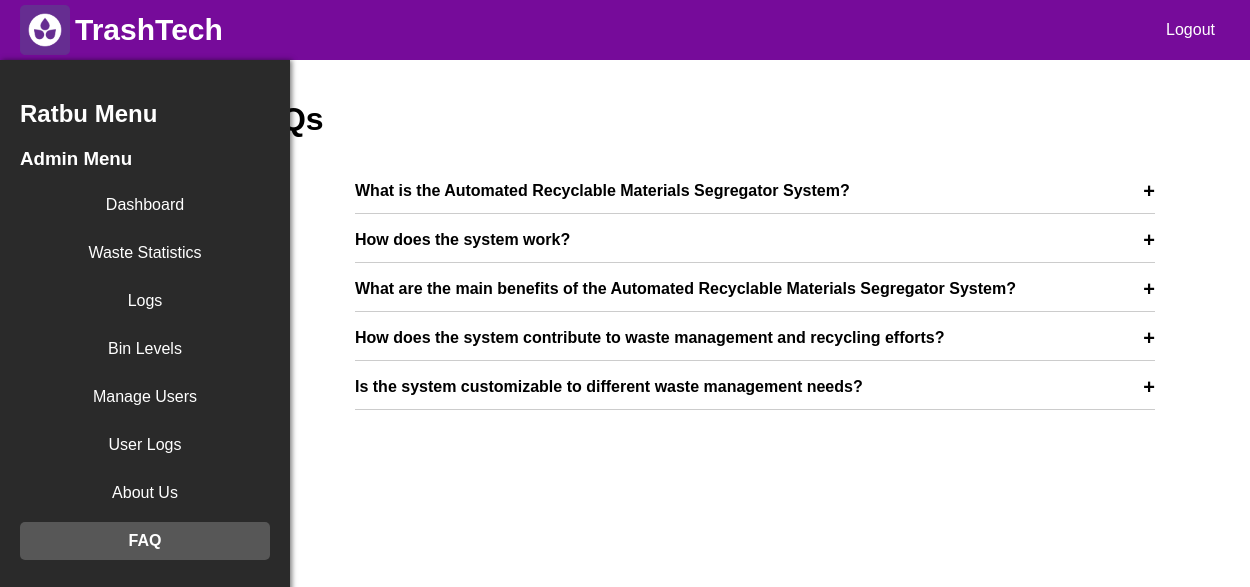
Page /faq.php (signed in) on the committed database.
### tables this page shows
CREATE TABLE `faqs` (
  `id` int(11) NOT NULL,
  `question` text DEFAULT NULL,
  `answer` text DEFAULT NULL
);

### faq.php (the view, shortened to what this page needs)
<?php
include 'db_connection.php';
$sql = "SELECT * FROM faqs";
$result = $conn->query($sql);
$page_content = '
    <h1>FAQs</h1>
    <div class="faq-container">';
if ($result->num_rows > 0) {
    while ($row = $result->fetch_assoc()) {
        $page_content .= '
            <div class="faq-item">
                <div class="faq-question">
                    <strong>' . $row['question'] . '</strong>
                    <span class="faq-toggle">+</span>
                </div>
                <div class="faq-answer">' . $row['answer'] . '</div>
            </div>';
    }
} else {
    $page_content .= '<p>No FAQs found.</p>';
}
$page_content .= '
    </div>';
include 'template.php';
?>
<link rel="stylesheet" href="faq.css">

### template.php (shortened to what this page needs)
<!DOCTYPE html>
<html>
<head>
</head>
<body>
    <div id="header">
        <div class="logo-space">
            <img src="images/logo-3.png" alt="Company Logo">
        </div>
        <div class="brand-name">TrashTech</div>
        <a href="logout.php" class="logout-button">Logout</a>
    </div>
    <?php include 'sidebar.php'; ?>
    <div id="content">
        <?php echo $page_content; ?>
    </div>
</body>
</html>

### sidebar.php (shortened to what this page needs)
<?php
$current_page = basename($_SERVER['PHP_SELF']);
?>
<div id="sidebar">
    <h2><?php echo htmlspecialchars($_SESSION['company_name']); ?> Menu</h2>
    <?php if ($_SESSION['role'] == 'admin'): ?>
        <h3>Admin Menu</h3>
        <ul>
            <li><a href="dashboard.php" class="<?php echo $current_page == 'dashboard.php' ? 'active' : ''; ?>">Dashboard</a></li>
            <li><a href="waste_statistics.php" class="<?php echo $current_page == 'waste_statistics.php' ? 'active' : ''; ?>">Waste Statistics</a></li>
            <li><a href="logs.php" class="<?php echo $current_page == 'logs.php' ? 'active' : ''; ?>">Logs</a></li>
            <li><a href="bin_levels.php" class="<?php echo $current_page == 'bin_levels.php' ? 'active' : ''; ?>">Bin Levels</a></li>
            <li><a href="manage_users.php" class="<?php echo $current_page == 'manage_users.php' ? 'active' : ''; ?>">Manage Users</a></li>
            <li><a href="user_logs.php" class="<?php echo $current_page == 'user_logs.php' ? 'active' : ''; ?>">User Logs</a></li>
            <li><a href="about_us.php" class="<?php echo $current_page == 'about_us.php' ? 'active' : ''; ?>">About Us</a></li>
            <li><a href="faq.php" class="<?php echo $current_page == 'faq.php' ? 'active' : ''; ?>">FAQ</a></li>
        </ul>
    <?php endif; ?>
</div>

### faq.css (style rules this page uses)
.faq-container { width: 100%; max-width: 800px; margin: 0 auto; padding: 20px; }
.faq-item { margin-bottom: 15px; border-bottom: 1px solid #ccc; padding-bottom: 10px; }
.faq-question { display: flex; justify-content: space-between; align-items: center; cursor: pointer; }
.faq-toggle { font-size: 20px; font-weight: bold; transition: transform 0.3s ease; }

### template.php (style rules this page uses)
body { font-family: Arial, sans-serif; margin: 0; padding-top: 60px; }
#header { width: 100%; background-color: #760b9a; color: white; height: 60px; position: fixed; top: 0; left: 0; display: flex; align-items: center; padding: 0 20px; box-sizing: border-box; }
#header .logo-space { width: 50px; height: 50px; }
#header .logo-space img { width: 100%; height: auto; }
#header .brand-name { font-size: 30px; font-weight: bold; margin: 0; padding-left: 5px; }
#header .logout-button { margin-left: auto; color: white; text-decoration: none; padding: 10px 15px; }
#sidebar { width: 200px; background-color: #333; color: white; height: 100vh; position: fixed; padding: 15px; top: 60px; }
#sidebar h2 { color: white; }
#sidebar ul { list-style-type: none; padding: 0; }
#sidebar ul li { margin: 10px 0; }
#sidebar ul li a { display: block; color: white; padding: 10px; text-decoration: none; text-align: center; border-radius: 5px; }
#sidebar ul li a.active { font-weight: bold; background-color: #575757; }
#content { margin-left: 220px; padding: 20px; width: calc(100% - 220px); }

### sidebar.php (style rules this page uses)
#sidebar { width: 250px; background-color: #2A2A2A; color: white; padding: 20px; position: fixed; height: 100vh; overflow-y: auto; box-shadow: 2px 0 5px rgba(0, 0, 0, 0.5); }
h2 { margin-bottom: 20px; }
h3 { margin: 10px 0; }
ul { list-style: none; padding: 0; }
ul li { margin: 10px 0; }
ul li a { color: white; text-decoration: none; font-size: 16px; transition: color 0.3s; }
.active { font-weight: bold; text-decoration: underline; }

### rows in the picture
faqs: question "What is the Automated Recyclable Materials Segregator System?"
faqs: question "How does the system work?"
faqs: question "What are the main benefits of the Automated Recyclable Materials Segregator System?"
faqs: question "How does the system contribute to waste management and recycling efforts?"
faqs: question "Is the system customizable to different waste management needs?"

### other values in the picture
$_SESSION['company_name'] "Ratbu"
